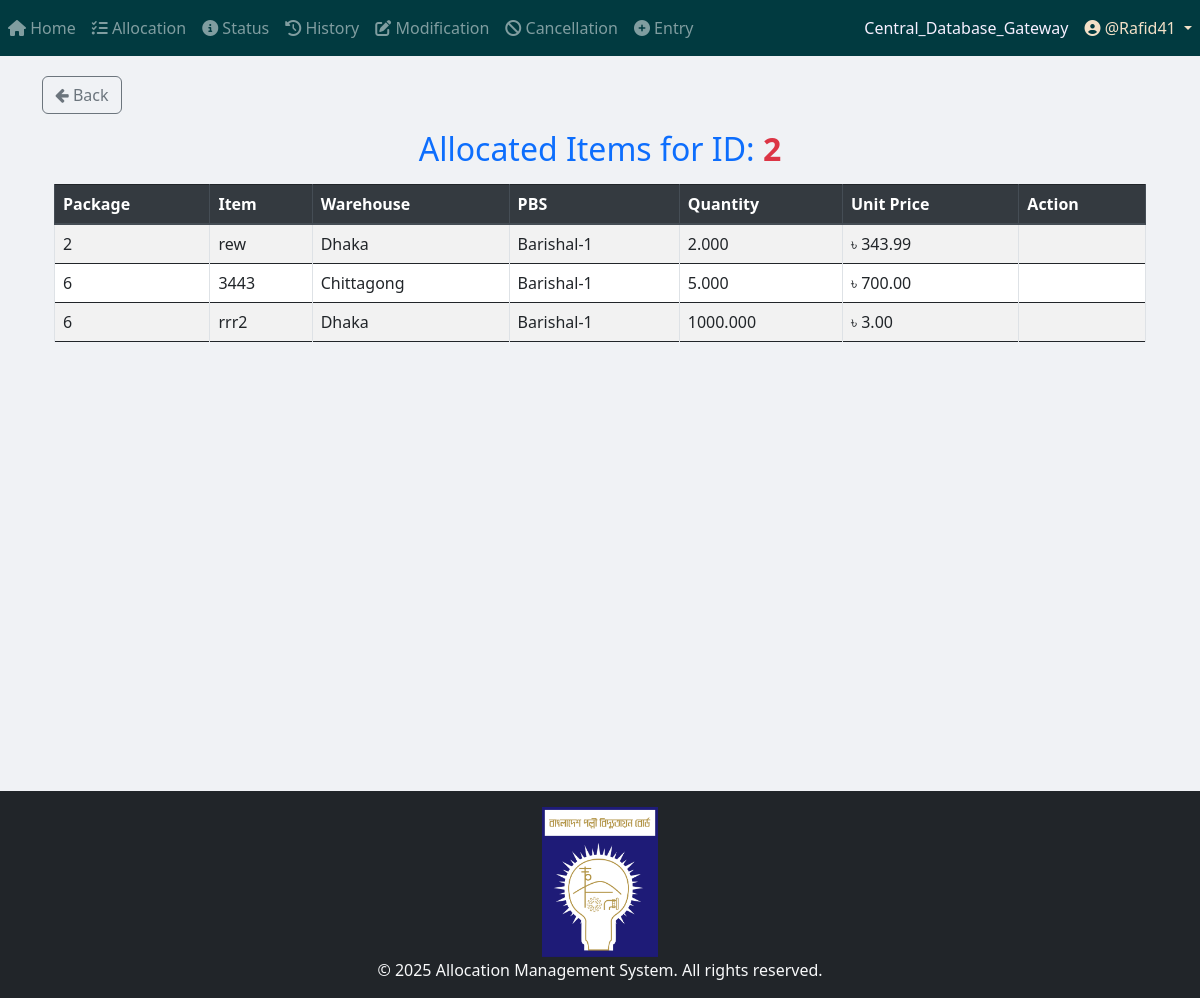
The page /modification/view-final-allocation/2/ (signed in) on the database its author committed.
### App_Allocation/models.py (models this page shows, shortened)
class Allocation_Number(models.Model):
    allocation_no = models.IntegerField(unique=True)
    user = models.ForeignKey(User, on_delete=models.CASCADE)
    STATUS_CHOICES = [
        ("Pending Approval", "Pending Approval"),
        ("Allocated", "Allocated"),
        ("Cancelled", "Cancelled"),
        ("Modified", "Modified"),
    ]
    status = models.CharField(
        max_length=100, choices=STATUS_CHOICES, default="Pending Approval"
    )
    def __str__(self):
        return str(self.allocation_no)

class Final_Allocation(models.Model):
    allocation_no = models.ForeignKey(Allocation_Number, on_delete=models.CASCADE)  # Deletes related allocations when removed
    item_primary_key = models.BigIntegerField(null=True)
    pbs = models.ForeignKey(PBS, on_delete=models.CASCADE)
    package = models.ForeignKey(Package, on_delete=models.CASCADE)
    item = models.ForeignKey(Item, on_delete=models.CASCADE)
    unit_of_item = models.TextField()
    warehouse = models.CharField(max_length=50)
    quantity = models.DecimalField(
        max_digits=20,
        decimal_places=3,
        default=0.00
    )
    status= models.CharField(max_length=100, default="Allocated")
    history_GUID = models.CharField(max_length=100, default="", blank=True, null=True)
    price = models.DecimalField(max_digits=15, decimal_places=2)
    created_at = models.DateTimeField(auto_now_add=True)

class PBS(models.Model):
    name = models.TextField(unique=True)
    def __str__(self):
        return str(self.name)

### App_Entry/models.py (models this page shows, shortened)
class Package(models.Model):
    packageId = models.TextField(unique=True)

class Item(models.Model):
    WAREHOUSE_CHOICES = [
        ("Dhaka", "Dhaka"),
        ("Khulna", "Khulna"),
        ("Chittagong", "Chittagong"),
    ]
    UNIT_CHOICES = [
        ("Nos.", "Nos."),
        ("Mtr.", "Mtr."),
        ("Km.", "Km."),
        ("Set.", "Set."),
        ("Pair.", "Pair."),
        ("Kg", "Kg"),
        ("Lot", "Lot"),
        ("Pcs", "Pcs"),
        ("Coil", "Coil"),
        ("Box", "Box"),
        ("Feet", "Feet"),
        ("Liter", "Liter"),
        ("m3", "m3"),
        ("m2", "m2"),
        ("Ream", "Ream"),
        ("Bundle", "Bundle"),
        ("Carton", "Carton"),
    ]
    name = models.CharField(max_length=255)
    description = models.TextField(blank=True, null=True)
    warehouse = models.CharField(
        max_length=50, choices=WAREHOUSE_CHOICES, default="Dhaka"
    )
    unit_of_item = models.CharField(
        max_length=100, choices=UNIT_CHOICES, default="Nos."
    )  # Updated field
    unit_price = models.DecimalField(max_digits=15, decimal_places=2, default=0.00)
    quantity_of_item = models.DecimalField(
        max_digits=20,
        decimal_places=3,
        default=0.00
    )
    package = models.ForeignKey(
        Package,
        on_delete=models.SET_NULL,
        related_name="package_of_item",
        null=True,
    )
    created_at = models.DateTimeField(default=timezone.now)

### App_Modification/views/delete_Item.py (the view)
# urls.py: path('view-final-allocation/<int:allocation_id>/', views.view_final_allocation, name='view_final_allocation'),
@login_required
def view_final_allocation(request, allocation_id):
    allocation_no_obj = get_object_or_404(Allocation_Number, id=allocation_id)
    allocations = Final_Allocation.objects.filter(allocation_no=allocation_no_obj)
    return render(
        request,
        "App_Modification/view_and_delete_Item.html",
        {
            "allocations": allocations,
            "allocation_no_obj": allocation_no_obj,
        },
    )

### App_Admin_Panel/templatetags/nav_CDB_links_loader.py (called while the page is built)
@register.simple_tag
def external_link_from_static(filename):
    subpath = filename
    if not subpath.startswith("links" + os.sep) and not subpath.startswith("links/"):
        subpath = os.path.join("links", filename)
    file_path = find(subpath)
    if not file_path:
        return ""
    try:
        with open(file_path, "r", encoding="utf-8") as f:
            return f.read().strip()
    except Exception:
        return ""

### templates/App_Modification/view_and_delete_Item.html (shortened to what this page needs)
{% extends 'base.html' %}
{% load static %}
{% block body_block %}
<a href="{% url 'App_Modification:modification_options' allocation_no_obj.pk  %}" class="btn btn-outline-secondary mb-3">
    <i class="fa fa-arrow-left"></i> Back
</a>
<h2 class="text-center text-primary">Allocated Items for ID: <b class="text-danger">{{ allocation_no_obj }}</b></h2>
<div class="container mt-3">
    <div class="table-responsive">
        <table class="table table-bordered table-striped">
            <thead class="thead-dark sticky-top">
                <tr>
                    <th>Package</th>
                    <th>Item</th>
                    <th>Warehouse</th>
                    <th>PBS</th>
                    <th>Quantity</th>
                    <th>Unit Price</th>
                    <th>Action</th>
                </tr>
            </thead>
            <tbody>
                {% if allocations %}
                    {% for allocation in allocations %}
                    <tr class="allocation-row">
                        <td>{{ allocation.package.packageId }}</td>
                        <td>{{ allocation.item.name }}</td>
                        <td>{{ allocation.warehouse }}</td>
                        <td>{{ allocation.pbs }}</td>
                        <td>{{ allocation.quantity }}</td>
                        <td>৳ {{ allocation.price }}</td>
                        <td class="text-center">
                        </td>
                    </tr>
                    {% endfor %}
                {% else %}
                    <tr>
                        <td colspan="7" class="text-center text-danger">No allocations available.</td>
                    </tr>
                {% endif %}
            </tbody>
        </table>
    </div>
</div>
{% endblock %}

### templates/partials/navbar.html (shortened to what this page needs)
{% load static %}
{% load nav_CDB_links_loader %}
{% external_link_from_static "Central_Database_Gateway.txt" as central_database_gateway_link %}
{% if request.path|slice:":9" == "/project/" %}
    <nav class="navbar navbar-expand-sm navbar-dark" style="background-color: #005F5B; color: #C4FFF9;">
        <button class="navbar-toggler" type="button" data-toggle="collapse" data-target="#navbarProject">
            <span class="navbar-toggler-icon"></span>
        </button>
        <div class="collapse navbar-collapse" id="navbarProject">
            <ul class="navbar-nav mr-auto">
                {% if user.is_authenticated %}
                                <li class="nav-item">
                                    <a class="nav-link" href="{% url 'Project_App_Home:project_home_page' %}">
                                        <i class="fas fa-project-diagram"></i> P_Home
                                    </a>
                                </li>                    {% if request.user.is_superuser or request.user.user_group.user_group_type == "Editor" %}
                    <li class="nav-item">
                        <a class="nav-link" href="{% url 'Project_App_Allocation:allocation_page' %}">
                            <i class="fas fa-tasks"></i> P_Allocation
                        </a>
                    </li>
                    {% endif %}
                    {% if request.user.is_superuser or request.user.user_group.user_group_type in "Editor View History and Status only" %}
                    <li class="nav-item">
                        <a class="nav-link" href="{% url 'Project_App_Status:status_page' %}">
                            <i class="fas fa-info-circle"></i> P_Status
                        </a>
                    </li>
                    {% endif %}
                    <li class="nav-item">
                        <a class="nav-link" href="{% url 'Project_App_History:history_page' %}">
                            <i class="fas fa-history"></i> P_History
                        </a>
                    </li>
                    {% if request.user.is_superuser or request.user.user_group.user_group_type == "Editor" %}
                    <li class="nav-item">
                        <a class="nav-link" href="{% url 'Project_App_Modification:modification_menu' %}">
                            <i class="fas fa-edit"></i> P_Modification
                        </a>
                    </li>
                    <li class="nav-item">
                        <a class="nav-link" href="{% url 'Project_App_Cancellation:cancellation' %}">
                            <i class="fas fa-ban"></i> P_Cancellation
                        </a>
                    </li>
                    <li class="nav-item">
                        <a class="nav-link" href="{% url 'Project_App_Entry:entry_page' %}">
                            <i class="fas fa-plus-circle"></i> P_Entry
                        </a>
                    </li>
                    <li class="nav-item">
                        <a class="nav-link" href="{% url 'Project_App_ProjectWiseBalance:project_list' %}">
                            <i class="fas fa-plus-circle"></i> P_Project-Wise Balance
                        </a>
                    </li>
                    {% endif %}
                {% endif %}
            </ul>
            <ul class="navbar-nav">
                {% if user.is_authenticated %}
                    {% if request.user.is_superuser or request.user.user_group.user_group_type == "Editor" %}
                        <li class="nav-item">
                            <a class="nav-link" style="color: #FFE9A8;" href="{{ central_database_gateway_link|default:'#' }}" target="_blank" rel="noopener noreferrer">Central_Database_Gateway</a>
                        </li>
                    {% endif %}
                    <li class="nav-item dropdown">
                        <a class="nav-link dropdown-toggle" style="color: #FFA07A;" href="#" id="userDropdown" role="button" data-toggle="dropdown">
                            <i class="fas fa-user-circle"></i> @{{ user.username }}
                        </a>
                        <div class="dropdown-menu dropdown-menu-right">
                            {% if request.user.is_superuser %}
                                <a class="dropdown-item text-primary" href="{% url 'App_Admin_Panel:admin_panel_home' %}">
                                    <i class="fas fa-tools"></i> <strong>Admin Panel</strong>
                                </a>
                                <div class="dropdown-divider"></div>
                            {% endif %}
                            <a class="dropdown-item text-danger" href="{% url 'App_Login:logout' %}">
                                <i class="fas fa-sign-out-alt"></i> <strong>Logout</strong>
                            </a>
                        </div>
                    </li>
                {% else %}
                    <li class="nav-item {% if request.resolver_match.url_name == 'login' %}active{% endif %}">
                        <a class="nav-link" href="{% url 'App_Login:login' %}">
                            <i class="fas fa-sign-in-alt"></i> Login
                        </a>
                    </li>
                {% endif %}
            </ul>
        </div>
    </nav>
{% else %}
    <nav class="navbar navbar-expand-sm navbar-dark" style="background-color: #013A40; color: #F8ECFF;">
        <div class="collapse navbar-collapse" id="navbarDefault">
            <ul class="navbar-nav mr-auto">
                {% if user.is_authenticated %}
                    <li class="nav-item {% if request.resolver_match.url_name == 'home_page' %}active{% endif %}">
                        <a class="nav-link" href="{% url 'App_Home:home_page' %}">
                            <i class="fas fa-home"></i> Home
                        </a>
                    </li>
                    {% if request.user.is_superuser or request.user.user_group.user_group_type == "Editor" %}
                    <li class="nav-item {% if request.resolver_match.url_name == 'allocation_page' %}active{% endif %}">
                        <a class="nav-link" href="{% url 'App_Allocation:allocation_page' %}">
                            <i class="fas fa-tasks"></i> Allocation
                        </a>
                    </li>
                    {% endif %}
                    {% if request.user.is_superuser or request.user.user_group.user_group_type in "Editor View History and Status only" %}
                    <li class="nav-item {% if request.resolver_match.url_name == 'status_page' %}active{% endif %}">
                        <a class="nav-link" href="{% url 'App_Status:status_page' %}">
                            <i class="fas fa-info-circle"></i> Status
                        </a>
                    </li>
                    {% endif %}
                    <li class="nav-item {% if request.resolver_match.url_name == 'history_page' %}active{% endif %}">
                        <a class="nav-link" href="{% url 'App_History:history_page' %}">
                            <i class="fas fa-history"></i> History
                        </a>
                    </li>
                    {% if request.user.is_superuser or request.user.user_group.user_group_type == "Editor" %}
                    <li class="nav-item {% if request.resolver_match.url_name == 'modification_menu' %}active{% endif %}">
                        <a class="nav-link" href="{% url 'App_Modification:modification_menu' %}">
                            <i class="fas fa-edit"></i> Modification
                        </a>
                    </li>
                    {% endif %}
                    {% if request.user.is_superuser or request.user.user_group.user_group_type == "Editor" %}
                    <li class="nav-item {% if request.resolver_match.url_name == 'cancellation' %}active{% endif %}">
                        <a class="nav-link" href="{% url 'App_Cancellation:cancellation' %}">
                            <i class="fas fa-ban"></i> Cancellation
                        </a>
                    </li>
                    {% endif %}
                    {% if request.user.is_superuser or request.user.user_group.user_group_type == "Editor" %}
                    <li class="nav-item {% if request.resolver_match.url_name == 'entry_page' %}active{% endif %}">
                        <a class="nav-link" href="{% url 'App_Entry:entry_page' %}">
                            <i class="fas fa-plus-circle"></i> Entry
                        </a>
                    </li>
                    {% endif %}
                {% endif %}
            </ul>
            <ul class="navbar-nav">
                {% if user.is_authenticated %}
                    {% if request.user.is_superuser or request.user.user_group.user_group_type == "Editor" %}
                        <li class="nav-item">
                            <a class="nav-link" style="color: #F7F0FF;" href="{{ central_database_gateway_link|default:'#' }}" target="_blank" rel="noopener noreferrer">Central_Database_Gateway</a>
                        </li>
                    {% endif %}
                    <li class="nav-item dropdown">
                        <a class="nav-link dropdown-toggle" style="color: #F3E0C7;" href="#" id="userDropdown" role="button" data-toggle="dropdown">
                            <i class="fas fa-user-circle"></i> @{{ user.username }}
                        </a>
                    </li>
                {% else %}
                    <li class="nav-item {% if request.resolver_match.url_name == 'login' %}active{% endif %}">
                        <a class="nav-link" href="{% url 'App_Login:login' %}">
                            <i class="fas fa-sign-in-alt"></i> Login
                        </a>
                    </li>
                {% endif %}
            </ul>
        </div>
    </nav>
{% endif %}

### templates/partials/footer.html (style rules this page uses)
html, body { height: 100%; margin: 0; }

### rows shown on the page
Allocation_Number: allocation_no "2"
Final_Allocation: package.packageId "2", item.name "rew", warehouse "Dhaka", pbs "Barishal-1", quantity "2.000", price "343.99"
Final_Allocation: package.packageId "6", item.name "3443", warehouse "Chittagong", pbs "Barishal-1", quantity "5.000", price "700.00"
Final_Allocation: package.packageId "6", item.name "rrr2", warehouse "Dhaka", pbs "Barishal-1", quantity "1000.000", price "3.00"

### other values the page prints
{{ user.username }} "Rafid41"
